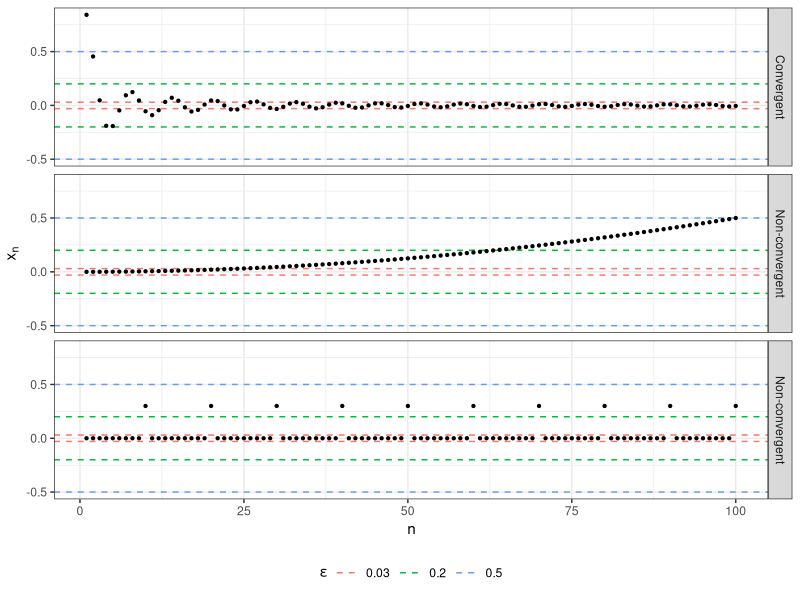
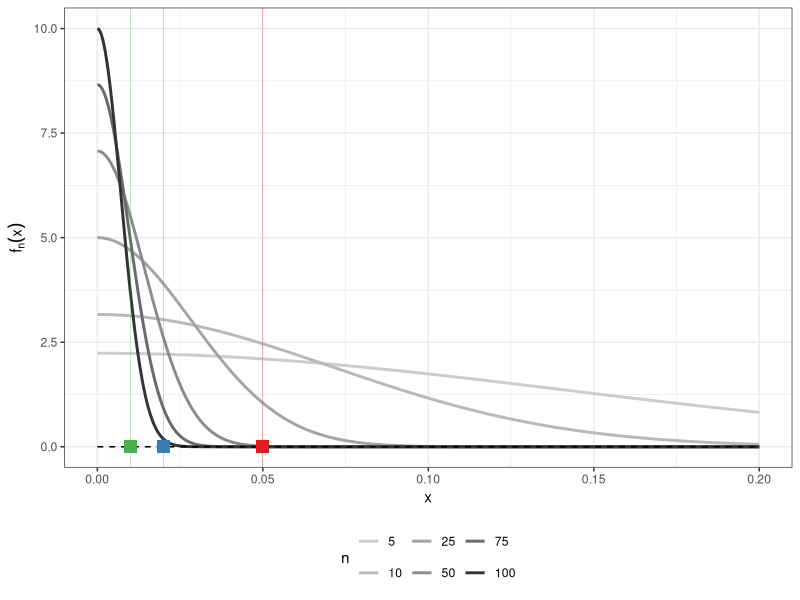
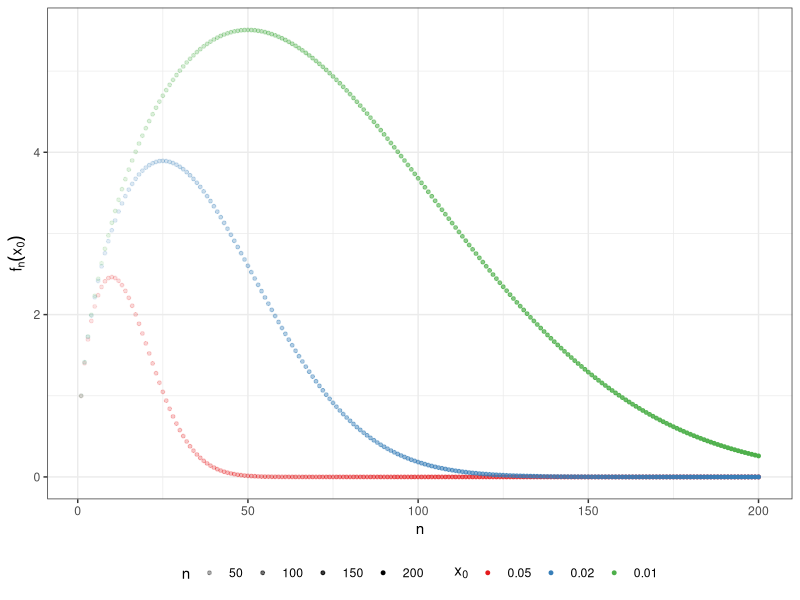
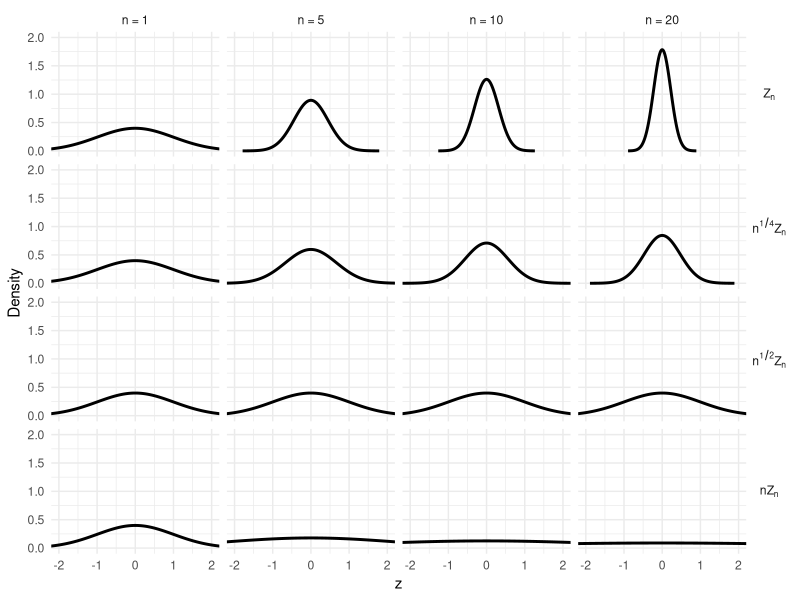
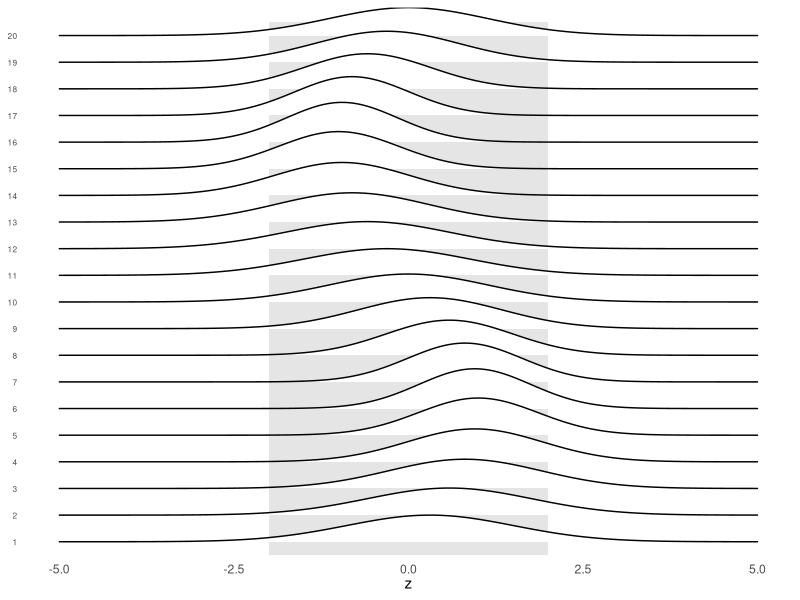

R code for these plots, in order:
## ---- chunk 1
#| echo: false
#| warning: false

library(ggplot2)
library(tidyr)

# 1) build the sequences
n <- 1:100
df <- data.frame(
  n = n,
  convergent = sin(n) / n,
  nonconvergent = ifelse(n%%10 == 0, 0.3, 0),
  divergent = 0.5*(n/100)^2
)

# 2) pivot to long form for faceting
df_long <- pivot_longer(df,
                        cols = c(convergent, nonconvergent, divergent),
                        names_to = "sequence",
                        values_to = "value")

# 3) set up multiple epsilon bands
eps <- c(0.5, 0.2, 0.03)
eps_df <- tibble(
  yintercept = c( eps, -eps ),
  epsilon = factor(abs(yintercept))
)

# 4) plot
ggplot(df_long, aes(x = n, y = value)) +
  # draw ε-bands
  geom_hline(data = eps_df,
             aes(yintercept = yintercept, color = epsilon),
             linetype = "dashed", size = 0.5) +
  geom_point(size=0.8) +  
  # separate panels
  facet_grid(sequence~.,
             labeller = as_labeller(c(
               convergent    = "Convergent",
               nonconvergent = "Non-convergent",
               divergent = "Non-convergent"
             ))) +
  
  # labels & theme
  labs(
    x     = "n",
    y     = expression(x[n]),
    color = expression(epsilon)
  ) +
  theme_bw() +
  theme(
    legend.position = "bottom"
  )
## ---- chunk 2
#| echo: false
#| warning: false

#--- Plot 1: function curves f_n(x) → 0 (pointwise) but narrowing support
library(ggplot2)
library(magrittr)
library(tidyverse)
library(RColorBrewer)

# choose a few n’s to overlay
n_plot <- c(5, 10, 25, 50, 75, 100)

# grid of x
x_vals <- seq(0, 0.2, length.out = 500)
x0_vals   <- c(0.05, 0.02, 0.01)
x0_colors <- brewer.pal(3, "Set1")  # e.g. "#E41A1C", "#377EB8", "#4DAF4A"

# build data.frame
df_funcs <- do.call(rbind, lapply(n_plot, function(n) {
  data.frame(
    x = x_vals,
    y = sqrt(n) * exp(-(n * x_vals)^2),
    n = factor(n)
  )
}))
# the true limit f(x)=0
df_zero <- data.frame(x = x_vals, y = 0)

# ggplot
p = ggplot(df_funcs, aes(x = x, y = y, color = n)) +
  geom_line(size = 1) +
  geom_line(data = df_zero,
            aes(x = x, y = y),
            color = "black", linetype = "dashed") +
  scale_color_grey(
    start = 0.8,   # lightest for n = 10
    end   = 0.2,   # darkest  for n = 100
    name  = "n"
  ) +
  labs(
    x     = "x",
    y     = expression(f[n](x)),
    color = "n"
  ) +
  theme_bw() +
  theme(legend.position = "bottom")


for (i in seq_along(x0_vals)) {
  p <- p + annotate(
    geom  = "point",
    x     = x0_vals[i],
    y     = 0,
    colour = x0_colors[i],
    shape  = 15,
    size   = 4
   ) +
    geom_vline(
      xintercept = x0_vals[i],
      colour     = x0_colors[i],
    #   linetype   = "dashed",
      size       = 0.1
    )
}
p
## ---- chunk 3
#| echo: false
#| warning: false
#--- Plot 2: pointwise convergence at fixed x0’s, all on the same axes

# fixed x0’s
n_vals  <- 1:200

# build data
df_pt <- expand.grid(n = n_vals, x0 = x0_vals) |>
    mutate(y = sqrt(n) * exp(-(n * x0)^2))

# ggplot
ggplot(df_pt, aes(x = n, y = y, color = factor(x0, levels=x0_vals), alpha=n)) +
  geom_point(size = 1) +
  labs(
    x     = "n",
    y     = expression(f[n](x[0])),
    color = expression(x[0])
  ) +
    scale_color_manual(
    values = x0_colors,
    name   = expression(x[0])
  ) +
  theme_bw() +
  theme(legend.position = "bottom")
## ---- chunk 4
#| echo: false
#| warning: false

# Demonstrate convergence in distribution at different rates
# Top row:       Z ~ N(0, σ²/n)
# 2nd row:      n^(–1/4)·Z
# 3rd row:      sqrt(n)·Z
# 4th row:      n·Z

library(ggplot2)
library(dplyr)

# --- parameters
n_vals <- c(1, 5, 10, 20)
scales <- tibble(
  scaling_expr = c("Z[n]",
                   "n^{1/4}*Z[n]",
                   "n^{1/2}*Z[n]",
                   "n*Z[n]"),
  scale_fun = list(
    function(n) 1,
    function(n) n^(1/4),
    function(n) sqrt(n),
    function(n) n
  )
)

# --- build densities for each (scaling, n)
df_list <- list()
for(i in seq_len(nrow(scales))) {
  lbl <- scales$scaling_expr[i]
  f   <- scales$scale_fun[[i]]
  for(n in n_vals) {
    sf <- f(n)
    var <- (sf^2) * (1/n)       # Var(Z)=1/n, so Var(sf·Z)=sf^2*(1/n)
    sd  <- sqrt(var)
    x_grid <- seq(-4*sd, 4*sd, length.out = 200)
    dens   <- dnorm(x_grid, mean = 0, sd = sd)
    df_list[[length(df_list)+1]] <- tibble(
      x       = x_grid,
      density = dens,
      n       = factor(n, levels = n_vals),
      scaling = lbl
    )
  }
}
df <- bind_rows(df_list) |>
    mutate(scaling = fct_rev(scaling))

# --- plot
ggplot(df, aes(x = x, y = density)) +
  geom_line(size = 1) +
  facet_grid(
    cols = vars(n),
    rows  = vars(scaling),
    labeller = labeller(scaling = label_parsed, n = as_labeller(function(x) paste0("n = ", x)))
  ) +
  labs(
    x     = "z",
    y     = "Density",
  ) +
  theme_minimal() +
  theme(
    strip.text.y     = element_text(angle = 0, face = "bold"),
    legend.position  = "bottom"
  ) +
  coord_cartesian(xlim = c(-2, 2), ylim=c(0,2))
## ---- chunk 5
#| fig-cap: "The sequence of random variables $\\mathcal N(\\sin(n), \\sin(n) + 2)$ does not converge in distribution yet is still stochastically bounded."
#| echo: false
#| warning: false
library(tidyverse)
library(ggridges)

set.seed(123)

# parameters
N       <- 20      # number of densities
b       <- 2       # stochastic bound
epsilon <- 0.05    # slack

# build a data frame of densities with sine‐wave means & oscillating sds
dens_df <- map_dfr(1:N, function(n) {
  # sine‐wave mean between -1 and +1
  mu <- sin(2 * pi * n / N) * 1
  # sd oscillates between ~0.8 and ~1.2
  sd <- 1 + 0.2 * sin(2 * pi * n / (N/2) + pi/4)
  
  x <- seq(-5, 5, length.out = 300)
  density <- dnorm(x, mean = mu, sd = sd)
  
  tibble(n = n, x = x, density = density, mu = mu, sd = sd)
})

# joy‐division style plot
ggplot(dens_df, aes(x = x, y = factor(n), height = density, group = n)) +
  # shaded bound region
  annotate("rect",
           xmin = -b, xmax =  b,
           ymin = 0.5, ymax = N + 0.5,
           fill = "grey80", alpha = 0.5
  ) +
  # ridges
  geom_ridgeline(fill = "white", color = "black", size = 0.3, scale = 3) +
  # labels
  labs(
    x        = expression(z),
    y        = "n",
  ) +
  theme_minimal() +
  theme(
    axis.title.y    = element_blank(),
    panel.grid      = element_blank(),
    plot.subtitle   = element_text(size = 10),
    axis.text.y     = element_text(size = 6)
  )
